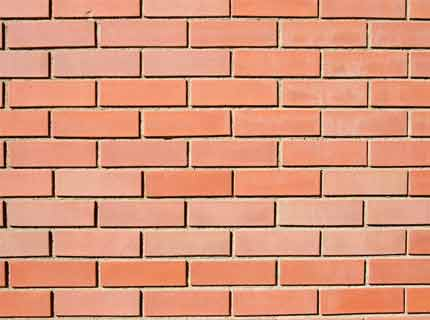
%> input picture 5-harris-corner-detection/brickwall.jpg, 430 x 320 px
$ octave script.m   (GNU Octave 9; MATLAB toolbox functions it lacks are replaced by stand-ins)
%> lines starting %> are read from the running program, lines starting %| are printed output that depends on the picture; in (x1, y1, x2, y2) boxes, pixels count from 0 and x2, y2 are one past the last pixel; in counts of white or black regions, pixels touching at a corner belong together; the program's own positions count from 1
% Get Image and convert to grayscale
I = imread('brickwall.jpg');
%> I is the input picture: size 320x430x3 uint8; mean R, G, B 217, 150.2, 123.2
I = double(rgb2gray(I))/255;
%> I: size 320x430 double

% Runs the function
% The returned value will be base on eigen-decomposition Method
% Figure is plotted inside the function
[corners, R] = detectHarrisCorners(I, 1, 3, 10, 100);

function [corners, R] = detectHarrisCorners(Image, Sigma, N, D, M)
%> called with Sigma = 1, N = 3, D = 10, M = 100
    % Step 1: Apply smoothing with gaussian kernal
    smoothing_kernel = fspecial('gaussian', ceil(3*Sigma)*2+1, Sigma);
    smoothed_image = conv2(Image, smoothing_kernel, 'same');
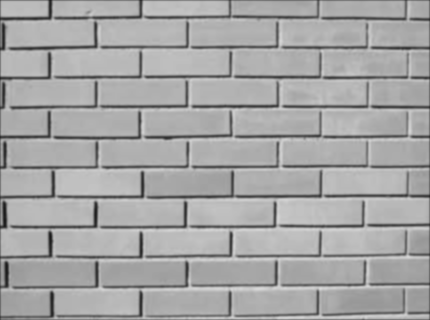
%> smoothed_image: size 320x430 double; min 0.105, max 0.856, mean 0.653

    % Step 2: Compute gradient images Gx and Gy
    Gx = conv2(smoothed_image, [-1 0 1], 'same');
    Gy = conv2(smoothed_image, [-1; 0; 1], 'same');

    % Step 3: Compute Harris corner R values
    Sx2 = conv2(Gx.^2, ones(N), 'same');
    Sy2 = conv2(Gy.^2, ones(N), 'same');
    Sxy = conv2(Gx.*Gy, ones(N), 'same');
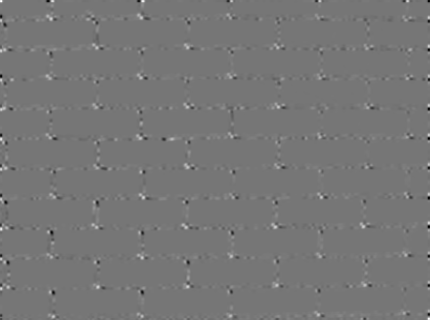
%> Sxy: size 320x430 double; min -0.462, max 0.533, mean 0.00196; drawn with min black and max white

    % Harris Corner Method
    k = 0.05;
    R1 = (Sx2.*Sy2 - Sxy.^2) - k*(Sx2 + Sy2).^2;
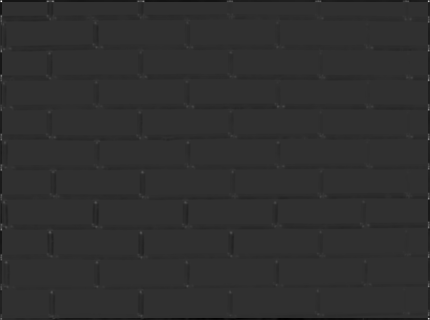
%> R1: size 320x430 double; min -0.225, max 0.955, mean -0.00503; drawn with min black and max white

    % Step 4: Extract M best corner features with non-maximum suppression
    [sortedR, ind] = sort(R1(:), 'descend');
    [rows, cols] = ind2sub(size(R1), ind);

    % Mask to filter out corners that is near corners in the corner list
    suppressedMask = false(size(R1)); % Initialize the mask

    % Loop and get the M highest corners
    corners1 = [];
    for i = 1:length(sortedR)
        x = cols(i);
        y = rows(i);
        if sortedR(i) > 0 && ~suppressedMask(y, x)
            % Add corner to corner list
            corners1 = [corners1; [x, y]];
            % Mask out D surround neighbors
            suppressedMask(max(1, y-D):min(size(R1,1), y+D), max(1, x-D):min(size(R1,2), x+D)) = true;
        end

        % Break after have M amount of corners in the corner list
        if size(corners1, 1) == M
            break;
        end
    end
%> this loop made 486 passes
%> (x, y, corners1) on passes 2, 3, 6, 7, 8: (429, 319, [2 2; 429 319]), (429, 2, [2 2; 429 319; 429 2]), (429, 81, [2 2; 429 319; 429 2; 429 81]), (429, 110, [2 2; 429 319; 429 2; 429 81; 429 110]), (429, 199, [2 2; 429 319; 429 2; 429 81; 429 110; 429 199])
%> (x, y) on passes 1, 4, 5, 9, 10, 11: (2, 2), (2, 1), (1, 2), (144, 2), (429, 140), (429, 51)
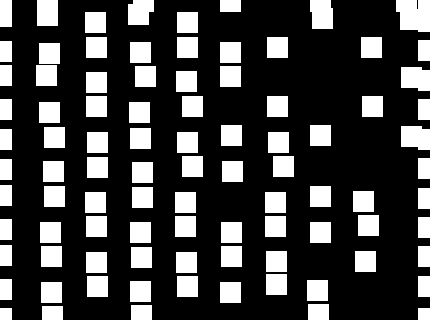
%> suppressedMask: size 320x430 logical; 27% white; 91 white regions, largest, box (x1, y1, x2, y2) and area: (396, 0, 430, 32) 963, (401, 67, 430, 91) 621, (401, 126, 430, 150) 621
%> after the loop, corners1 = 100 rows, first 12: [2 2; 429 319; 429 2; 429 81; 429 110; 429 199; 144 2; 429 140; 429 51; 48 2; 2 76; 429 287]


    % BONUS Eigen-Decomposition Method
    e1 = 0.5 * ((Sx2 + Sy2) - sqrt(4*Sxy.^2 + (Sx2 - Sy2).^2));
    e2 = 0.5 * ((Sx2 + Sy2) + sqrt(4*Sxy.^2 + (Sx2 - Sy2).^2));
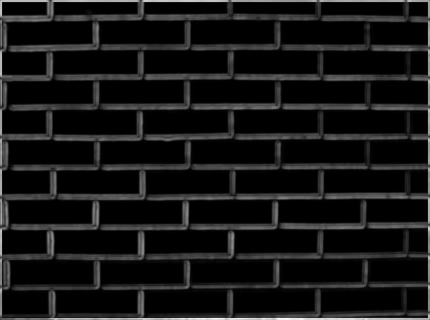
%> e2: size 320x430 double; min 0, max 2.13, mean 0.183; drawn with min black and max white
    R2 = min(e1,e2);    % Take the smaller of the 2

    % Same Step 4: Extract M best corner features with non-maximum suppression
    [sortedR, ind] = sort(R2(:), 'descend');
    [rows, cols] = ind2sub(size(R2), ind);

    % Mask to filter out corners that is near corners in the corner list
    suppressedMask = false(size(R2)); % Initialize the mask

    % Loop and get the M highest corners
    corners2 = [];
    for i = 1:length(sortedR)
        x = cols(i);
        y = rows(i);
        if sortedR(i) > 0 && ~suppressedMask(y, x)
            % Add corner to corner list
            corners2 = [corners2; [x, y]];
            % Mask out D surround neighbors
            suppressedMask(max(1, y-D):min(size(R2,1), y+D), max(1, x-D):min(size(R2,2), x+D)) = true;
        end

        % Break after have M amount of corners in the corner list
        if size(corners2, 1) == M
            break;
        end
    end
%> this loop made 440 passes
%> (x, y, corners2) on passes 2 to 6: (429, 319, [2 2; 429 319]), (429, 2, [2 2; 429 319; 429 2]), (2, 319, [2 2; 429 319; 429 2; 2 319]), (143, 173, [2 2; 429 319; 429 2; 2 319; 143 173]), (96, 203, [2 2; 429 319; 429 2; 2 319; 143 173; 96 203])
%> (x, y) on passes 1, 7, 8, 9, 10, 11: (2, 2), (2, 258), (2, 1), (1, 2), (429, 199), (429, 81)
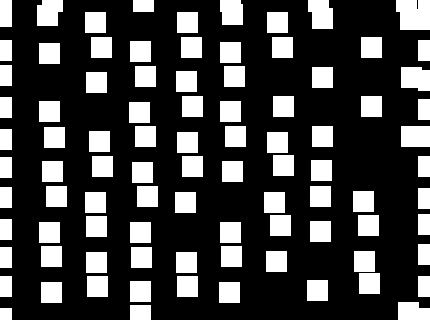
%> suppressedMask: size 320x430 logical; 27.1% white; 90 white regions, largest, box (x1, y1, x2, y2) and area: (396, 0, 430, 30) 939, (308, 0, 333, 29) 625, (401, 67, 430, 91) 621
%> after the loop, corners2 = 100 rows, first 12: [2 2; 429 319; 429 2; 2 319; 143 173; 96 203; 2 258; 429 199; 429 81; 52 293; 429 110; 53 2]
    corners = corners2;
%> corners has the same summary as corners2
    R = R2;

    % Harris Corner Plot
    figure;
    % Subplot 1
    subplot(2, 2, 1);
    imshow(Image);
    hold on;
    boxSize = 10; % Size of the red box on the corners

    % Loop and draw box on each corner
    for i = 1:size(corners1, 1)
        x = corners1(i, 1);
        y = corners1(i, 2);
        rectangle('Position', [x-boxSize/2, y-boxSize/2, boxSize, boxSize], 'EdgeColor', 'r', 'LineWidth', 2);
    end
%> this loop made 100 passes
%> (x, y) on passes 1 to 12: (2, 2), (429, 319), (429, 2), (429, 81), (429, 110), (429, 199), (144, 2), (429, 140), (429, 51), (48, 2), (2, 76), (429, 287)

    hold off;
    title('Detected Corners - Harris Corner Method');

    % Subplot 2
    subplot(2, 2, 2);
    imshow(R1, []);
    title('R-score Image - Harris Corner Method');

    % Subplot 3
    subplot(2, 2, 3);
    imshow(Image);
    hold on;

    % Loop and draw box on each corner
    for i = 1:size(corners2, 1)
        x = corners2(i, 1);
        y = corners2(i, 2);
        rectangle('Position', [x-boxSize/2, y-boxSize/2, boxSize, boxSize], 'EdgeColor', 'r', 'LineWidth', 2);
    end
%> this loop made 100 passes
%> (x, y) on passes 1 to 12: (2, 2), (429, 319), (429, 2), (2, 319), (143, 173), (96, 203), (2, 258), (429, 199), (429, 81), (52, 293), (429, 110), (53, 2)
%> `[corners, R] = detectHarrisCorners(I, 1, 3, 10, 100);`:
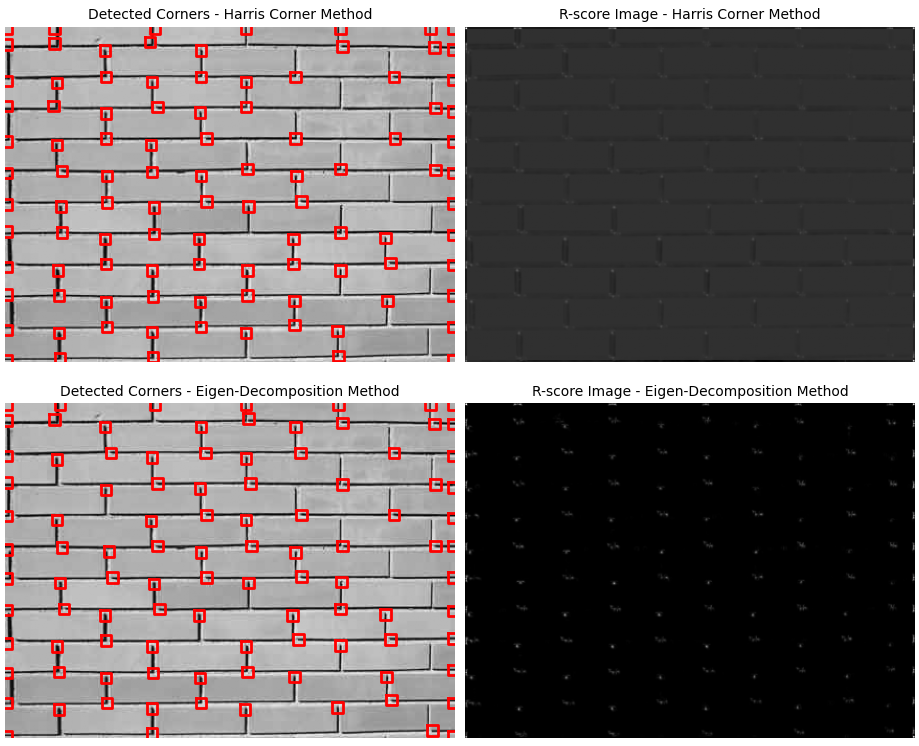
%> figure redrawn from the program's plot data, 4 panels
%> `[corners, R] = detectHarrisCorners(I, 1, 3, 10, 100);`: corners has the same summary as corners2 in detectHarrisCorners

    hold off;
    title('Detected Corners - Eigen-Decomposition Method');

    % Subplot 4
    subplot(2, 2, 4);
    imshow(R2, []);
    title('R-score Image - Eigen-Decomposition Method');

    set(gcf, 'Position', [100, 100, 1200, 500]); % Adjust the position and size as needed


end
